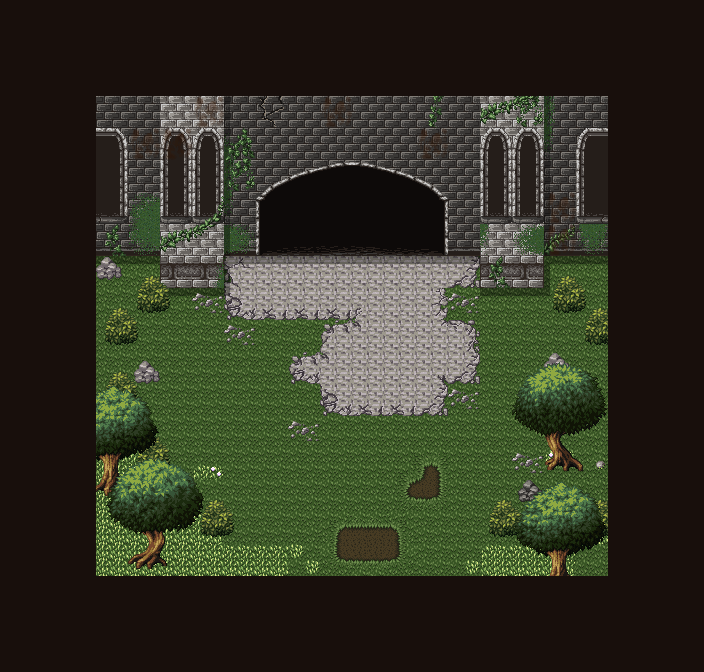

This game map was drawn from its Tiled (.tmx) file and the tilesets committed beside it. A one-line description and the trimmed map source follow:
An orthogonal 22x21 tile map with 32x32 px tiles, 13 tile layers (ground, collision, shadow-1, house, ...).

<map version="1.9" tiledversion="1.9.1" orientation="orthogonal" renderorder="right-down" width="22" height="21" tilewidth="32" tileheight="32" infinite="0" nextlayerid="14" nextobjectid="1">
  <tileset firstgid="1" source="../16_tmx/16_maptip.tsx" />
  <layer id="2" name="ground" width="22" height="21">
    <data>[462 cells, 462 non-empty, 20 distinct tile ids]</data>
  </layer>
  <layer id="12" name="collision" width="22" height="21">
    <data>[462 cells, 31 non-empty, 1 distinct tile ids]</data>
  </layer>
  <layer id="6" name="shadow-1" width="22" height="21">
    <data>[462 cells, 20 non-empty, 4 distinct tile ids]</data>
  </layer>
  <layer id="3" name="house" width="22" height="21">
    <data>[462 cells, 170 non-empty, 23 distinct tile ids]</data>
  </layer>
  <layer id="11" name="dirt" width="22" height="21">
    <data>[462 cells, 21 non-empty, 13 distinct tile ids]</data>
  </layer>
  <layer id="9" name="shadow-2" width="22" height="21">
    <data>[462 cells, 19 non-empty, 4 distinct tile ids]</data>
  </layer>
  <layer id="4" name="objects-4" width="22" height="21">
    <data>[462 cells, 91 non-empty, 53 distinct tile ids]</data>
  </layer>
  <layer id="10" name="objects-3" width="22" height="21">
    <data>[462 cells, 7 non-empty, 4 distinct tile ids]</data>
  </layer>
  <layer id="5" name="chara" width="22" height="21">
    <data>[462 cells, 0 non-empty, 0 distinct tile ids]</data>
  </layer>
  <layer id="13" name="objects-2" width="22" height="21">
    <data>[462 cells, 2 non-empty, 2 distinct tile ids]</data>
  </layer>
  <layer id="8" name="leaves-2_objects-1" width="22" height="21">
    <data>[462 cells, 32 non-empty, 20 distinct tile ids]</data>
  </layer>
  <layer id="7" name="leaves-1" width="22" height="21">
    <data>[462 cells, 21 non-empty, 21 distinct tile ids]</data>
  </layer>
  <layer id="1" name="flame" width="22" height="21">
    <data>[462 cells, 222 non-empty, 1 distinct tile ids]</data>
  </layer>
</map>